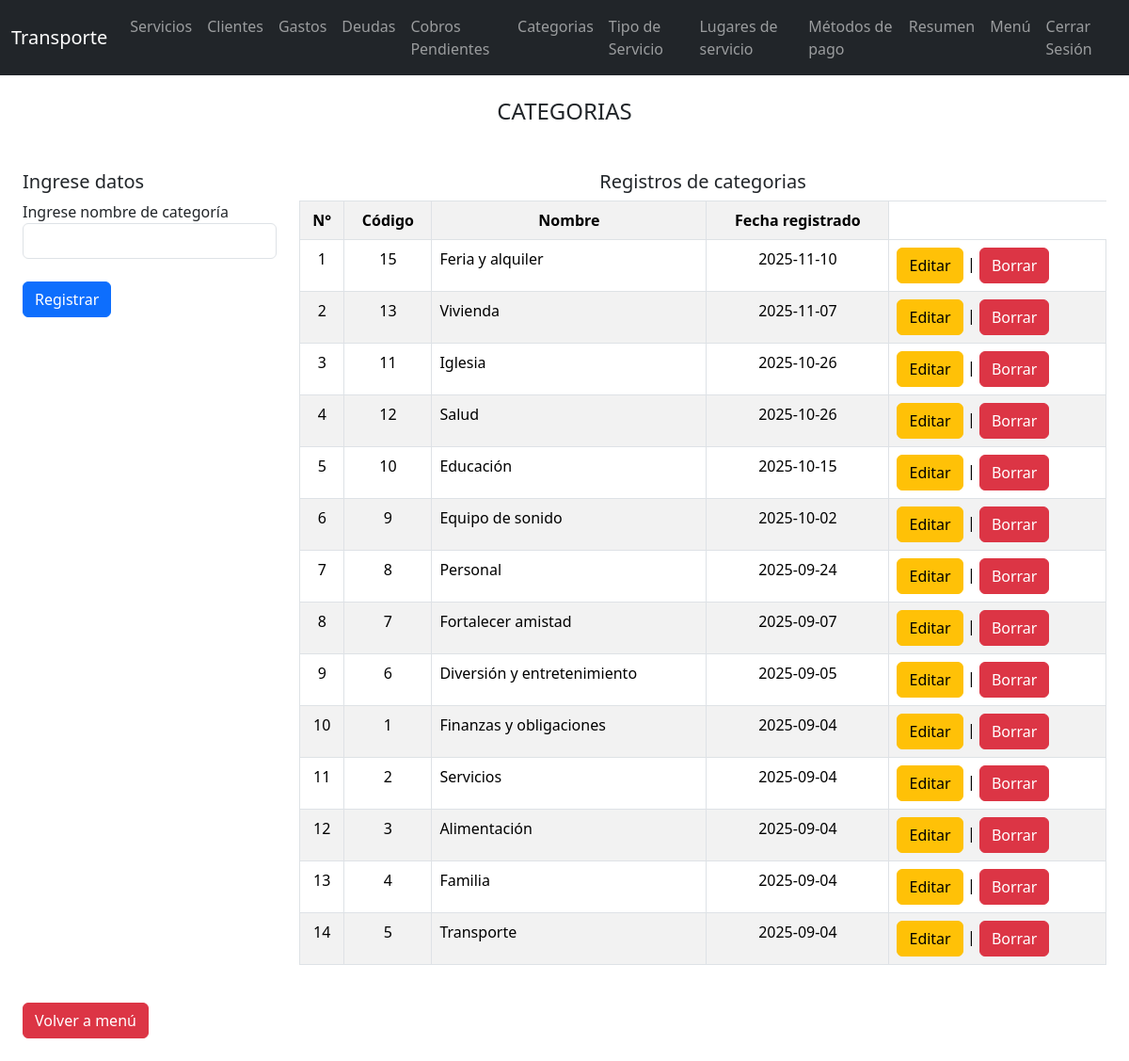
Page /tcategorias (signed in) on the committed database.
### tables this page shows
CREATE TABLE "cat_gas" (
	"cod_cat"	INTEGER,
	"nom_cat"	TEXT,
	"fec_cat"	TEXT,
	"cond_cat"	INTEGER,
	PRIMARY KEY("cod_cat" AUTOINCREMENT)
);

### flask_app.py (the view, shortened to what this page needs)
@app.route("/tcategorias", methods=["GET", "POST"])
def tcategorias():
    if "usuario" not in session :
        return redirect(url_for('inicio1'))
    conn = sqlite3.connect("data1.db")
    c = conn.cursor()
    c.execute("SELECT * FROM cat_gas where cond_cat=1 ORDER BY fec_cat DESC")
    datos = c.fetchall()
    conn.close()
    return render_template("tcategorias.html", datos=datos)

### templates/tcategorias.html (shortened to what this page needs)
<!DOCTYPE html>
<html lang="en">
<head>
    <link href="https://cdn.jsdelivr.net/npm/bootstrap@5.3.7/dist/css/bootstrap.min.css" rel="stylesheet">
    <link rel="stylesheet" href="../static/style.css">
</head>
<body>
    {% include "tmenu.html" %}
    <div class="m-4">
        <div class="row">
            <div class="col-12 mb-3">
                <h4 class="text-center">CATEGORIAS</h4>
            </div>
            <form action="" class="col-12 col-sm-12 col-lg-4 col-xl-3" method="post">
                <br>
                <h5>Ingrese datos</h5>
                <label for="nom">Ingrese nombre de categoría</label>
                <input type="text" name="nom" id="" class="form-control"><br>
                <input type="submit" value="Registrar" class="btn btn-primary">
            </form>
            <div class="col-12 col-sm-12 col-lg-8 col-xl-9">
                <br>
                <h5 class="text-center">Registros de categorias</h5>
                <div class="table-responsive">
                    <table class="table table-striped table-bordered">
                        <tr>
                            <th class="text-center">N°</th>
                            <th class="text-center">Código</th>
                            <th class="text-center">Nombre</th>
                            <th class="text-center">Fecha registrado</th>
                        </tr>
                        {% for r in datos %}
                        <tr>
                            <td class="text-center">{{ loop.index }}</td>
                            <td class="text-center">{{ r[0] }}</td>
                            <td >{{ r[1] }}</td>
                            <td class="text-center">{{ r[2] }}</td>
                            <td>
                                <a href="{{ url_for('teditarcategoriasgastos', id=r[0]) }}" class="btn btn-warning">Editar</a> |
                                <a href="{{ url_for('tborrarcategoriasgastos', id=r[0]) }}" class="btn btn-danger" onclick="return confirm('¿Estás seguro de borrar este registro?');">Borrar</a>
                            </td>
                        </tr>
                        {% endfor %}
                    </table>
                </div>
            </div>
            <div class="col-12">
                <br>
                <a href="/ini" class="btn btn-danger">Volver a menú</a>
            </div>
        </div>
    </div>
</body>
</html>

### rows in the picture
cat_gas: cod_cat "15", nom_cat "Feria y alquiler", fec_cat "2025-11-10"
cat_gas: cod_cat "13", nom_cat "Vivienda", fec_cat "2025-11-07"
cat_gas: cod_cat "11", nom_cat "Iglesia", fec_cat "2025-10-26"
cat_gas: cod_cat "12", nom_cat "Salud", fec_cat "2025-10-26"
cat_gas: cod_cat "10", nom_cat "Educación", fec_cat "2025-10-15"
cat_gas: cod_cat "9", nom_cat "Equipo de sonido", fec_cat "2025-10-02"
cat_gas: cod_cat "8", nom_cat "Personal", fec_cat "2025-09-24"
cat_gas: cod_cat "7", nom_cat "Fortalecer amistad", fec_cat "2025-09-07"
cat_gas: cod_cat "6", nom_cat "Diversión y entretenimiento", fec_cat "2025-09-05"
cat_gas: cod_cat "1", nom_cat "Finanzas y obligaciones", fec_cat "2025-09-04"
cat_gas: cod_cat "2", nom_cat "Servicios", fec_cat "2025-09-04"
cat_gas: cod_cat "3", nom_cat "Alimentación", fec_cat "2025-09-04"
cat_gas: cod_cat "4", nom_cat "Familia", fec_cat "2025-09-04"
cat_gas: cod_cat "5", nom_cat "Transporte", fec_cat "2025-09-04"
